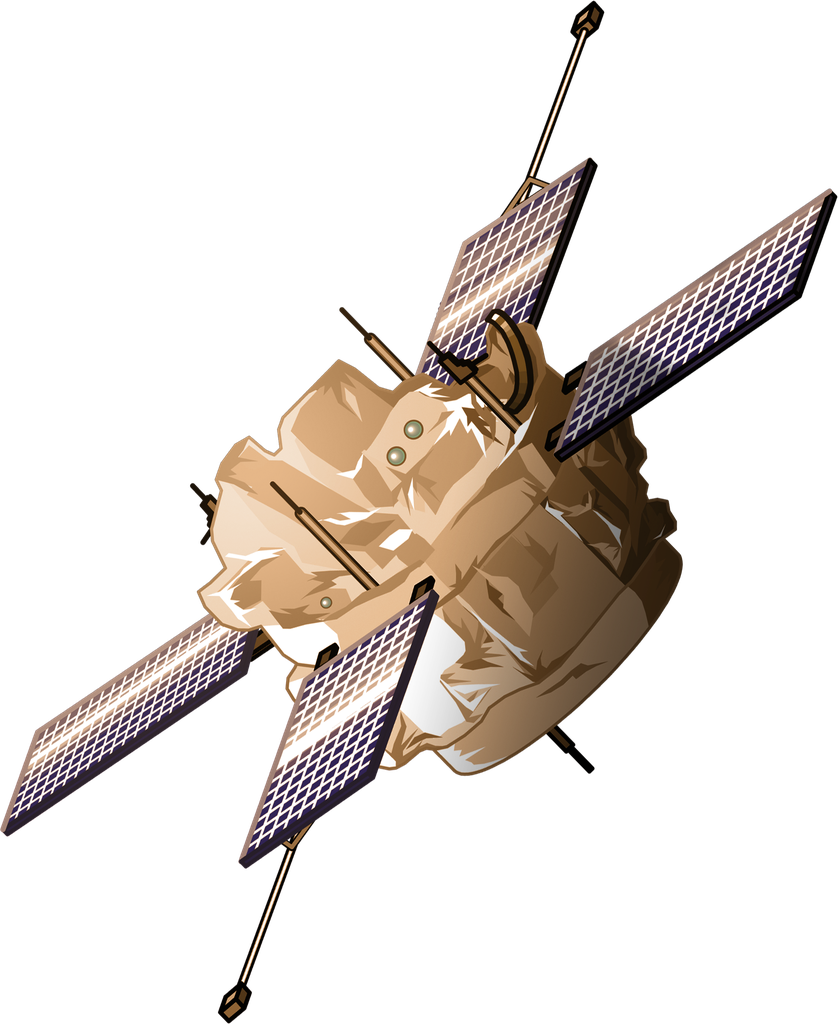
#> input picture satellites/ace/ace-photo-cut-1024px.png, 838 x 1024 px
$ python -i originality.py   (imports and definitions only)
#> lines starting #> are read from the running program, lines starting #| are printed output that depends on the picture
"""Originality scoring for the house-artwork lane. Pillow only, no numpy.

Golden rule 6 refuses a 1:1 trace of one specific render. Route (b) makes a
trace impossible by construction — the drawing code never opens a reference —
but the repository should still be able to *show* that, so this compares an edge
map of our render against an edge map of each reference at matched scale.

**The raw score on its own is close to meaningless, and reporting it alone would
be misleading.** Two spacecraft drawings share "central body plus wings" edge
structure whatever their provenance. Measured across a 20-target batch, our
drawings scored a mean 0.20 against their OWN references and a mean 0.19 against
UNRELATED spacecraft's references: statistically the same distribution.

So every score is reported against a control: the same drawing scored the same
way against every other mission's references. What matters is the margin over
that control's 95th percentile. A drawing that scores no higher against its own
references than against strangers' is, by this measure, not copying anything.

    score      max edge overlap against this mission's own references
    control    the same drawing against every other mission's references
    margin     score - control_p95      <- this is the number to read
"""

import math

from PIL import Image, ImageChops, ImageFilter

SIZE = 256
SHIFT = 14          # translation search, to be fair about framing
STEP = 2
EDGE_PCT = 88       # keep the strongest 12% of gradient pixels

# Absolute floors, kept as a backstop for the degenerate case where the control
# set is tiny or absent.
FLAG = 0.45
FAIL = 0.60
# Margins over the control distribution. These are what normally decide.
MARGIN_REVIEW = 0.12
MARGIN_FAIL = 0.25


def _load_gray(path):
    im = Image.open(path)
    if im.mode in ("RGBA", "LA", "P"):
        im = im.convert("RGBA")
        bg = Image.new("RGBA", im.size, (255, 255, 255, 255))
        bg.alpha_composite(im)
        im = bg
    return im.convert("L")


def _letterbox(im, size=SIZE):
    im = im.copy()
    im.thumbnail((size, size), Image.LANCZOS)
    out = Image.new("L", (size, size), 255)
    out.paste(im, ((size - im.width) // 2, (size - im.height) // 2))
    return out


def _percentile(hist, pct):
    total = sum(hist)
    if not total:
        return 0
    want = total * pct / 100.0
    run = 0
    for value, count in enumerate(hist):
        run += count
        if run >= want:
            return value
    return 255


def edges(gray):
    """Binary edge mask, mode '1'."""
    mag = gray.filter(ImageFilter.FIND_EDGES)
    thresh = max(_percentile(mag.histogram(), EDGE_PCT), 1)
    return mag.point(lambda v: 255 if v > thresh else 0).convert("1")


def edge_map(path):
    return edges(_letterbox(_load_gray(path)))
#> in _load_gray, im is the input picture: PIL image 838x1024 RGBA; mean R, G, B, A 39.5, 33.1, 28.5, 65.3
#> in _load_gray, `bg = Image.new("RGBA", im.size, (255, 255, 255, 255))`: bg: PIL image 838x1024 RGBA; every value is 255
#> in _load_gray, `return im.convert("L")`:
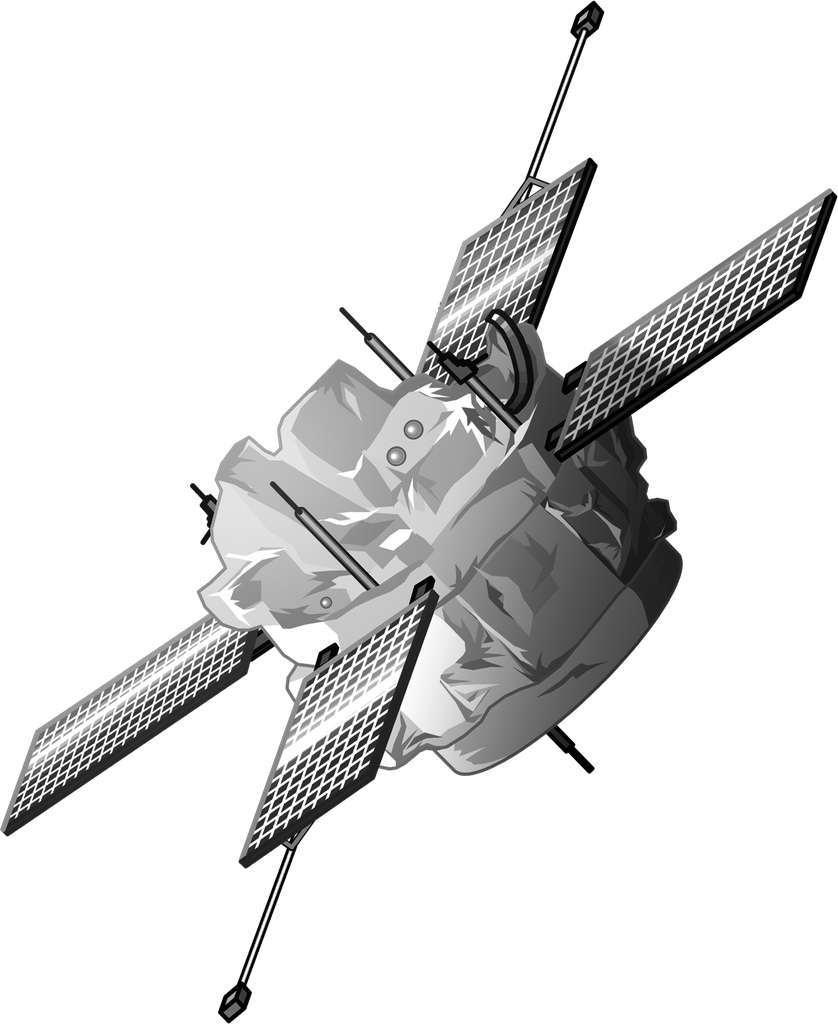
#> returned value: PIL image 838x1024 L; min 0, max 255, mean 223.8
#> in _letterbox, `im.thumbnail((size, size), Image.LANCZOS)`:
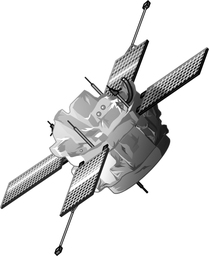
#> im: PIL image 209x256 L; min 0, max 255, mean 223.6
#> in _letterbox, `out = Image.new("L", (size, size), 255)`: out: PIL image 256x256 L; every value is 255
#> in _letterbox, `out.paste(im, ((size - im.width) // 2, (size - im.height) // 2))`:
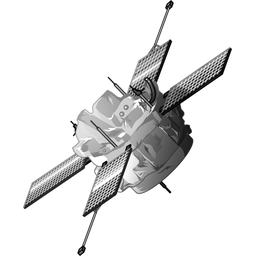
#> out: PIL image 256x256 L; min 0, max 255, mean 229.4
#> in edges, `mag = gray.filter(ImageFilter.FIND_EDGES)`:
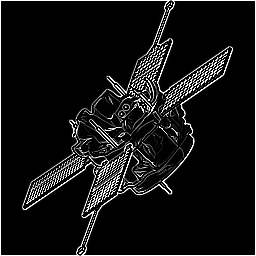
#> mag: PIL image 256x256 L; min 0, max 255, mean 19.9
#> in _percentile, `total = sum(hist)`: total = 65536
#> in _percentile, `want = total * pct / 100.0`: want = 57671.7
#> the loop in _percentile, `for value, count in enumerate(hist):` made 14 passes
#> (count, run) on passes 1 to 12: (54835, 54835), (568, 55403), (482, 55885), (450, 56335), (316, 56651), (243, 56894), (249, 57143), (175, 57318), (93, 57411), (65, 57476), (66, 57542), (58, 57600)
#> after the loop in _percentile, `for value, count in enumerate(hist):`: run = 57686
#> in edges, `thresh = max(_percentile(mag.histogram(), EDGE_PCT), 1)`: thresh = 13
#> in edges, `return mag.point(lambda v: 255 if v > thresh else 0).convert("1")`:
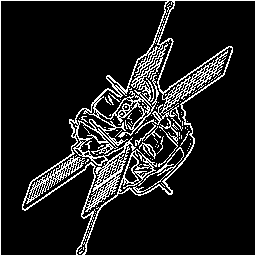
#> returned value: PIL image 256x256 1; 12% white in thin lines or dots


def _count(mask):
    return mask.histogram()[255]


# [105 lines left out: functions overlap, _p95, score, overlay, not called in this run]

>>> result = edge_map('../../satellites/ace/ace-photo-cut-1024px.png')
